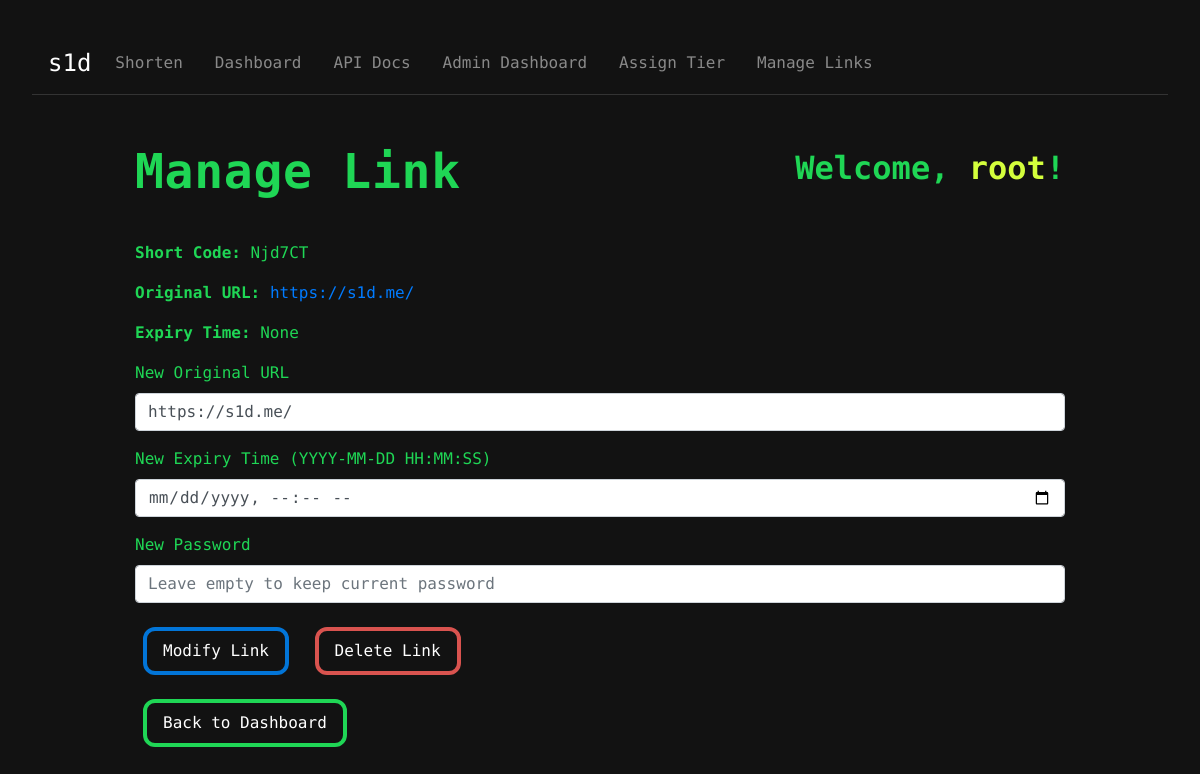
Screenshot of /manage/Njd7CT (signed in) with the database file from the repository.
### tables this page shows
CREATE TABLE users (
                id INTEGER PRIMARY KEY AUTOINCREMENT,
                username TEXT UNIQUE NOT NULL,
                password TEXT NOT NULL,
                email TEXT UNIQUE NOT NULL,
                tier TEXT DEFAULT 'free',
                two_factor_secret TEXT,
                api_token TEXT,
                salt TEXT,
                recovery_codes TEXT,
                created_at TIMESTAMP DEFAULT CURRENT_TIMESTAMP
            );

CREATE TABLE url_mapping (
                short_code TEXT PRIMARY KEY,
                original_url TEXT,
                ip_address TEXT,
                click_count INTEGER DEFAULT 0,
                api_token TEXT,
                expiry_time TIMESTAMP,
                password TEXT,
                user_id INTEGER,
                FOREIGN KEY(user_id) REFERENCES users(id)
            );

### app.py (the view, shortened to what this page needs)
@app.route('/manage/<code>', methods=['GET', 'POST'])
@login_required
def manage_link(code):
    user_id = current_user.id
    conn = get_db_connection(DATABASE)
    link = conn.execute('SELECT * FROM url_mapping WHERE short_code = ? AND user_id = ?', (code, user_id)).fetchone()
    conn.close()
    if not link:
        return 'Link not found', 404
    return render_template('manage_link.html', link=link)

### app.py (called while the page is built)
@login_manager.user_loader
def load_user(user_id):
    conn = get_db_connection(DATABASE)
    user = conn.execute('SELECT * FROM users WHERE id = ?', (user_id,)).fetchone()
    conn.close()
    if user:
        return User(user['id'], user['username'], user['password'], user['email'], user['tier'], user['two_factor_secret'], user['salt'])
    return None

def get_db_connection(db_name):
    conn = sqlite3.connect(db_name)
    conn.row_factory = sqlite3.Row
    return conn

### app/templates/manage_link.html (shortened to what this page needs)
<!DOCTYPE html>
<html lang="en">
<head>
    <link rel="stylesheet" href="https://stackpath.bootstrapcdn.com/bootstrap/4.5.2/css/bootstrap.min.css">
</head>
<body>
    <nav class="navbar navbar-expand-lg navbar-dark">
        <a class="navbar-brand" href="{{ url_for('home') }}">s1d</a>
        <div class="collapse navbar-collapse" id="navbarNav">
            <ul class="navbar-nav">
                <li class="nav-item">
                    <a class="nav-link" href="{{ url_for('index') }}">Shorten</a>
                </li>
                {% if current_user.is_authenticated %}
                <li class="nav-item">
                    <a class="nav-link" href="{{ url_for('dashboard') }}">Dashboard</a>
                </li>
                {% else %}
                <li class="nav-item">
                    <a class="nav-link" href="{{ url_for('login') }}">Login</a>
                </li>
                {%endif%}
                <li class="nav-item">
                    <a class="nav-link" href="{{ url_for('api') }}">API Docs</a>
                </li>
                {% if current_user.tier == 'admin' %}
                <li class="nav-item">
                    <a class="nav-link" href="{{ url_for('admin_dashboard') }}">Admin Dashboard</a>
                </li>
                <li class="nav-item">
                    <a class="nav-link" href="{{ url_for('assign_tier') }}">Assign Tier</a>
                </li>
                <li class="nav-item">
                    <a class="nav-link" href="{{ url_for('admin_manage_links') }}">Manage Links</a>
                </li>
                {% endif %}
            </ul>
        </div>
    </nav>
    <div class="container mt-5">
        <div class="header-grid">
            <h1 class="title">Manage Link</h1>
            <p class="username">Welcome, <span class="inner-username">{{ current_user.username }}</span>!</p>
        </div>
        <p><strong>Short Code:</strong> {{ link.short_code }}</p>
        <p><strong>Original URL:</strong> <a href="{{ link.original_url }}" target="_blank">{{ link.original_url }}</a></p>
        <p><strong>Expiry Time:</strong> {{ link.expiry_time }}</p>
        <form method="POST" action="{{ url_for('manage_link', code=link.short_code) }}">
            <div class="form-group">
                <label for="url">New Original URL</label>
                <input type="text" class="form-control" id="url" name="url" value="{{ link.original_url }}" required>
            </div>
            <div class="form-group">
                <label for="expiry_time">New Expiry Time (YYYY-MM-DD HH:MM:SS)</label>
                <input type="datetime-local" class="form-control" id="expiry_time" name="expiry_time" value="{{ link.expiry_time }}" placeholder="Leave empty for no expiry">
            </div>
            <div class="form-group">
                <label for="password">New Password</label>
                <input type="password" class="form-control" id="password" name="password" placeholder="Leave empty to keep current password">
            </div>
            <button type="submit" class="btn btn-primary" name="action" value="modify">Modify Link</button>
            <button type="button" class="btn btn-danger" data-toggle="modal" data-target="#deleteModal">Delete Link</button>
        </form>
        <a href="{{ url_for('dashboard') }}" class="btn mt-3">Back to Dashboard</a>
    </div>
</body>
</html>

### app/templates/manage_link.html (style rules this page uses)
body { background-color: #121212; color: #1fd655; font-family: "LXGW WenKai Mono TC", monospace; margin: 2rem; }
.title { font-size: 3rem; font-weight: 800; letter-spacing: 0.06vw; }
.navbar { background-color: #121212; border-bottom: 1px solid #333; }
.navbar-brand { color: #1fd655; font-size: 1.5rem; }
.navbar-nav .nav-link { color: #1fd655; margin-right: 1rem; }
.container { max-width: 80vw; margin: auto; }
.btn { background-color: transparent; color: #fff; border: solid #1fd655 0.5vh; padding: 0.5rem 1rem; border-radius: 0.75rem; cursor: pointer; margin: 0.5rem; text-decoration: none; transition: background-color 0.3s ease; }
.username { font-size: 2rem; font-weight: 600; }
.inner-username { color: #d4ff3c; }
.header-grid { display: grid; grid-template-columns: 1fr 1fr; align-items: center; margin-bottom: 2rem; }
.header-grid .title { text-align: left; }
.header-grid .username { text-align: right; }
.btn-danger { border-color: #d9534f; }
.btn-primary { border-color: #0275d8; }

### rows the page displays
users: username "root"
url_mapping: short_code "Njd7CT", original_url "https://s1d.me/", url "https://s1d.me/"

### other values shown
{{ link.expiry_time }} "None"
